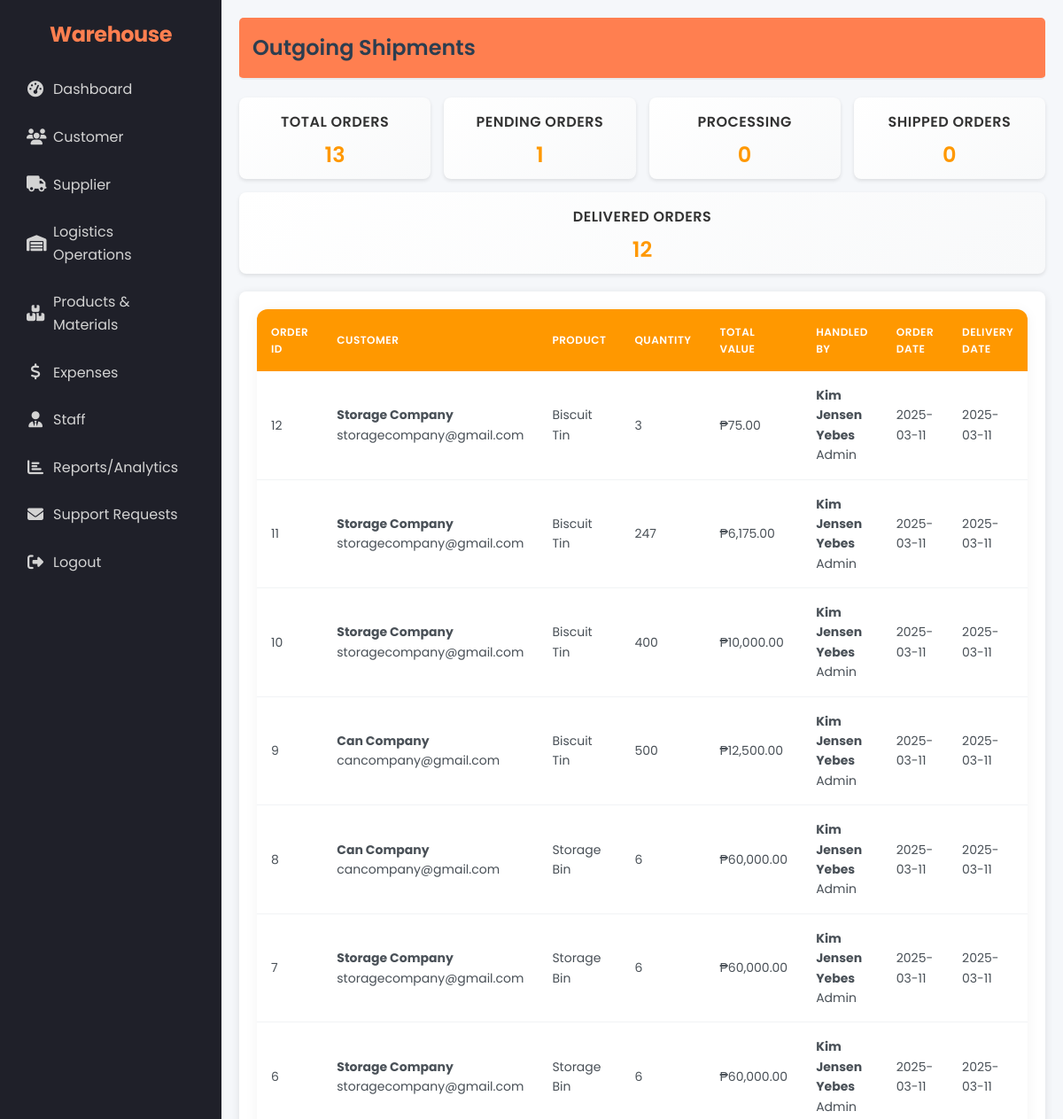
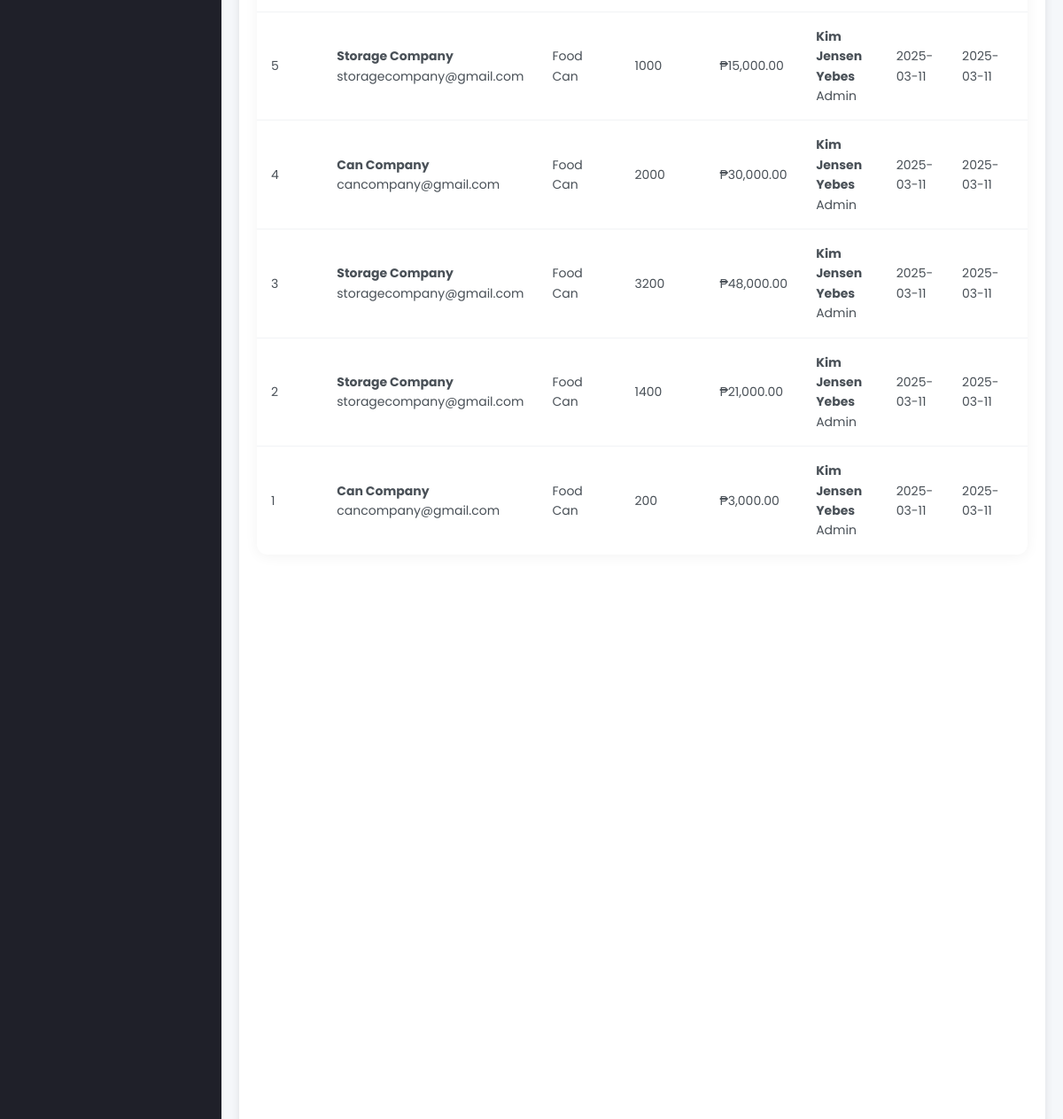
Page /admin/outgoing_shipments.php (signed in) on the committed database (2 pictures, top to bottom).
### tables this page shows
CREATE TABLE `customerorders` (
  `CustomerOrderID` int(11) NOT NULL,
  `CustomerID` int(11) NOT NULL,
  `OrderDate` datetime NOT NULL DEFAULT current_timestamp(),
  `TotalAmount` decimal(10,2) DEFAULT NULL,
  `Status` enum('Pending','Processing','Shipped','Delivered','Cancelled') NOT NULL DEFAULT 'Pending'
);

CREATE TABLE `customers` (
  `CustomerID` int(11) NOT NULL,
  `CustomerName` varchar(100) NOT NULL,
  `Phone` varchar(20) DEFAULT NULL,
  `Email` varchar(100) DEFAULT NULL,
  `Address` varchar(255) DEFAULT NULL,
  `customer_status` varchar(32) NOT NULL DEFAULT 'pending',
  `created_at` timestamp NOT NULL DEFAULT current_timestamp(),
  `Password` varchar(255) NOT NULL DEFAULT ''
);

CREATE TABLE `products` (
  `ProductID` int(11) NOT NULL,
  `ProductName` varchar(100) NOT NULL,
  `Category` varchar(45) DEFAULT NULL,
  `Weight` decimal(10,2) DEFAULT NULL,
  `ProductionCost` decimal(10,2) DEFAULT NULL,
  `SellingPrice` decimal(10,2) DEFAULT NULL,
  `LocationID` int(11) DEFAULT NULL,
  `MaterialID` int(11) DEFAULT NULL,
  `minimum_quantity` int(11) NOT NULL,
  `product_img` varchar(255) DEFAULT NULL,
  `weight_unit` varchar(32) NOT NULL
);

CREATE TABLE `orderdetails` (
  `OrderDetailID` int(11) NOT NULL,
  `CustomerOrderID` int(11) DEFAULT NULL,
  `ProductID` int(11) DEFAULT NULL,
  `Quantity` int(11) DEFAULT NULL,
  `QuantityProduced` int(11) DEFAULT 0,
  `ReadyToShip` tinyint(1) DEFAULT 0,
  `UnitPrice` decimal(10,2) DEFAULT NULL,
  `EmployeeID` int(11) DEFAULT NULL
);

CREATE TABLE `employees` (
  `EmployeeID` int(11) NOT NULL,
  `FirstName` varchar(50) NOT NULL,
  `LastName` varchar(50) NOT NULL,
  `Role` varchar(45) NOT NULL,
  `Phone` varchar(20) DEFAULT NULL,
  `employeeEmail` varchar(100) DEFAULT NULL,
  `employeePassword` varchar(255) NOT NULL,
  `HireDate` date NOT NULL,
  `Status` varchar(32) NOT NULL
);

CREATE TABLE `delivery_tracking` (
  `delivery_id` int(11) NOT NULL,
  `order_detail_id` int(11) NOT NULL,
  `delivery_date` datetime NOT NULL DEFAULT current_timestamp(),
  `delivery_note` text DEFAULT NULL
);

### admin/outgoing_shipments.php (the view, shortened to what this page needs)
<?php
require_once '../admin/session_check_admin.php';
$query = "SELECT co.CustomerOrderID, co.OrderDate, co.TotalAmount, co.Status,
          c.CustomerID, c.CustomerName, c.Email,
          od.OrderDetailID, od.ProductID, od.Quantity, od.UnitPrice,
          p.ProductName,
          e.EmployeeID, e.FirstName, e.LastName, e.Role,
          dt.delivery_id, dt.delivery_date, dt.delivery_note
          FROM customerorders co
          JOIN customers c ON co.CustomerID = c.CustomerID
          JOIN orderdetails od ON co.CustomerOrderID = od.CustomerOrderID
          JOIN products p ON od.ProductID = p.ProductID
          JOIN employees e ON od.EmployeeID = e.EmployeeID
          LEFT JOIN delivery_tracking dt ON od.OrderDetailID = dt.order_detail_id
          WHERE co.Status = 'Processing' OR co.Status = 'Shipped' OR co.Status = 'Delivered'
          ORDER BY co.OrderDate DESC";
$result = mysqli_query($conn, $query);
$summary_query = "SELECT
    COUNT(*) as total_orders,
    COUNT(CASE WHEN Status = 'Pending' THEN 1 END) as pending_orders,
    COUNT(CASE WHEN Status = 'Processing' THEN 1 END) as processing_orders,
    COUNT(CASE WHEN Status = 'Shipped' THEN 1 END) as shipped_orders,
    COUNT(CASE WHEN Status = 'Delivered' THEN 1 END) as delivered_orders
    FROM customerorders";
$summary_result = mysqli_query($conn, $summary_query);
$summary = mysqli_fetch_assoc($summary_result);
?>
<!DOCTYPE html>
<html lang="en">
<head>
    <link rel="stylesheet" href="../assets/css/style.css">
    <link rel="stylesheet" href="../assets/css/admin.css">
</head>
<body>
    <div class="dashboard-container">
        <?php include '../layouts/sidebar.php'; ?>
        <div class="main-content">
            <header>
                <h1>Outgoing Shipments</h1>
            </header>
            <div class="summary-cards">
                <div class="summary-card">
                    <h3>Total Orders</h3>
                    <p><?php echo $summary['total_orders'] ?? 0; ?></p>
                </div>
                <div class="summary-card">
                    <h3>Pending Orders</h3>
                    <p><?php echo $summary['pending_orders'] ?? 0; ?></p>
                </div>
                <div class="summary-card">
                    <h3>Processing</h3>
                    <p><?php echo $summary['processing_orders'] ?? 0; ?></p>
                </div>
                <div class="summary-card">
                    <h3>Shipped Orders</h3>
                    <p><?php echo $summary['shipped_orders'] ?? 0; ?></p>
                </div>
                <div class="summary-card">
                    <h3>Delivered Orders</h3>
                    <p><?php echo $summary['delivered_orders'] ?? 0; ?></p>
                </div>
            </div>
            <div class="content">
                <div class="shipments-table-container">
                    <table class="shipments-table">
                        <thead>
                            <tr>
                                <th>Order ID</th>
                                <th>Customer</th>
                                <th>Product</th>
                                <th>Quantity</th>
                                <th>Total Value</th>
                                <th>Handled By</th>
                                <th>Order Date</th>
                                <th>Delivery Date</th>
                            </tr>
                        </thead>
                        <tbody>
                            <?php if ($result && mysqli_num_rows($result) > 0): ?>
                                <?php while($row = mysqli_fetch_assoc($result)) {
                                    $lineItemValue = $row['Quantity'] * $row['UnitPrice'];
                                ?>
                                    <tr>
                                        <td><?php echo htmlspecialchars($row['CustomerOrderID']); ?></td>
                                        <td>
                                            <div>
                                                <strong><?php echo htmlspecialchars($row['CustomerName']); ?></strong>
                                                <div class="email"><?php echo htmlspecialchars($row['Email']); ?></div>
                                            </div>
                                        </td>
                                        <td><?php echo htmlspecialchars($row['ProductName']); ?></td>
                                        <td><?php echo htmlspecialchars($row['Quantity']); ?></td>
                                        <td>₱<?php echo number_format($lineItemValue, 2); ?></td>
                                        <td>
                                            <div>
                                                <strong><?php echo htmlspecialchars($row['FirstName'] . ' ' . $row['LastName']); ?></strong>
                                                <div class="role"><?php echo htmlspecialchars($row['Role']); ?></div>
                                            </div>
                                        </td>
                                        <td><?php echo date('Y-m-d', strtotime($row['OrderDate'])); ?></td>
                                        <td><?php echo $row['delivery_date'] ? date('Y-m-d', strtotime($row['delivery_date'])) : 'Not delivered'; ?></td>
                                    </tr>
                                <?php } ?>
                            <?php else: ?>
                                <tr>
                                    <td colspan="10" class="no-records">No shipments found</td>
                                </tr>
                            <?php endif; ?>
                        </tbody>
                    </table>
                </div>
            </div>
        </div>
    </div>
</body>
</html>

### assets/css/style.css (style rules this page uses)
* { margin: 0; padding: 0; box-sizing: border-box; font-family: 'Poppins', sans-serif; }
body { background: #f5f7fa; display: flex; justify-content: center; align-items: center; min-height: 100vh; background-image: linear-gradient(to right, #6a11cb, #2575fc); }
* { margin: 0; padding: 0; box-sizing: border-box; }
body { font-family: Arial, sans-serif; background-color: #f4f4f4; color: #fff; display: flex; height: 100vh; }
.dashboard-container { display: flex; width: 100%; }
.main-content { flex-grow: 1; padding: 20px; background-color: #fff; color: #333; }
header { background-color: #ff7f50; color: #fff; padding: 15px; border-radius: 5px; margin-bottom: 20px; }
.content { background-color: #eaeaea; padding: 20px; border-radius: 5px; min-height: calc(100vh - 150px); }
* { margin: 0; padding: 0; box-sizing: border-box; font-family: 'Segoe UI', Tahoma, Geneva, Verdana, sans-serif; }
body { min-height: 100vh; display: flex; justify-content: center; align-items: center; background: #1f1c1c; color: #fff; }
body { background-color: #ffffff; color: #333; line-height: 1.6; padding: 40px 0; }

### assets/css/admin.css (style rules this page uses)
.dashboard-container { display: flex; }
.main-content { flex: 1; padding: 20px; background-color: #f5f7fa; }
header { margin-bottom: 20px; padding-bottom: 10px; border-bottom: 1px solid #e1e4e8; }
header h1 { color: #2c3e50; font-size: 24px; }
.dashboard-container { display: flex; height: 100vh; overflow: hidden; }
.main-content { flex: 1; padding: 20px; background-color: #f5f7fa; overflow-y: auto; }
header { display: flex; justify-content: space-between; align-items: center; margin-bottom: 20px; padding-bottom: 10px; border-bottom: 1px solid #e1e4e8; }
header h1 { color: #2c3e50; font-size: 24px; margin: 0; }
.summary-cards { display: grid; grid-template-columns: repeat(auto-fit, minmax(200px, 1fr)); gap: 15px; margin-bottom: 20px; }
.summary-card { background: white; padding: 15px; border-radius: 8px; box-shadow: 0 2px 4px rgba(0,0,0,0.05); text-align: center; }
.summary-card h3 { color: #333; font-size: 0.9em; margin-bottom: 8px; }
.summary-card p { color: #2196F3; font-size: 1.5em; font-weight: bold; margin: 0; }
.dashboard-container { display: flex; height: 100vh; overflow: hidden; background-color: #f8f9fa; }
.main-content { flex: 1; padding: 24px; overflow-y: auto; }
header { display: flex; justify-content: space-between; align-items: center; margin-bottom: 24px; padding-bottom: 15px; border-bottom: 2px solid #e9ecef; }
header h1 { color: #2c3e50; font-size: 1.75rem; font-weight: 600; margin: 0; }
.summary-cards { display: grid; grid-template-columns: repeat(auto-fit, minmax(250px, 1fr)); gap: 20px; margin-bottom: 24px; }
.summary-card { background: linear-gradient(145deg, #ffffff, #f8f9fa); padding: 20px; border-radius: 12px; box-shadow: 0 2px 15px rgba(0, 0, 0, 0.05); transition: transform 0.2s ease, box-shadow 0.2s ease; }
.summary-card h3 { color: #495057; font-size: 0.875rem; font-weight: 600; text-transform: uppercase; letter-spacing: 0.5px; margin-bottom: 12px; }
.summary-card p { color: #FF9800; font-size: 2rem; font-weight: 700; margin: 0; line-height: 1; }
.shipments-table-container { background: #ffffff; border-radius: 12px; box-shadow: 0 2px 15px rgba(0, 0, 0, 0.05); overflow: hidden; }
.shipments-table { width: 100%; border-collapse: separate; border-spacing: 0; }
.shipments-table th { background-color: #FF9800; color: #ffffff; font-weight: 600; text-transform: uppercase; font-size: 0.75rem; letter-spacing: 0.5px; padding: 16px; text-align: left; }
.shipments-table td { padding: 16px; border-bottom: 1px solid #f1f3f5; color: #495057; font-size: 0.875rem; }
.shipments-table tr:last-child td { border-bottom: none; }
@media screen and (max-width: 1200px) { .summary-cards { grid-template-columns: repeat(2, 1fr); } }
.content { padding: 20px; }
body { font-family: Arial, Helvetica, sans-serif; margin: 0; padding: 0; background-color: #f2f2f2; color: #333; }
.dashboard-container { display: flex; min-height: 100vh; }
.main-content { flex: 1; padding: 20px; overflow-y: auto; }
header { margin-bottom: 20px; }
header h1 { font-size: 24px; margin: 0; display: flex; align-items: center; }
.content { background-color: #fff; border-radius: 8px; box-shadow: 0 2px 10px rgba(0,0,0,0.1); padding: 20px; }

### assets/css/sidebar.css (style rules this page uses)
html, body { margin: 0; padding: 0; min-height: 100vh; overflow-x: hidden; }
body { padding-left: 250px !important; transition: none; }
.dashboard-container { display: flex; width: 100%; min-height: 100vh; }

### rows in the picture
customerorders: CustomerOrderID "12", CustomerID.CustomerName "Storage Company", CustomerID.Email "storagecompany@gmail.com", products.ProductName "Biscuit Tin", orderdetails.Quantity "3", orderdetails.Quantity+UnitPrice "75.00", employees.FirstName+LastName "Kim Jensen Yebes", employees.Role "Admin", OrderDate "2025-03-11", delivery_tracking.delivery_date "2025-03-11"
customerorders: CustomerOrderID "11", CustomerID.CustomerName "Storage Company", CustomerID.Email "storagecompany@gmail.com", products.ProductName "Biscuit Tin", orderdetails.Quantity "247", orderdetails.Quantity+UnitPrice "6,175.00", employees.FirstName+LastName "Kim Jensen Yebes", employees.Role "Admin", OrderDate "2025-03-11", delivery_tracking.delivery_date "2025-03-11"
customerorders: CustomerOrderID "10", CustomerID.CustomerName "Storage Company", CustomerID.Email "storagecompany@gmail.com", products.ProductName "Biscuit Tin", orderdetails.Quantity "400", orderdetails.Quantity+UnitPrice "10,000.00", employees.FirstName+LastName "Kim Jensen Yebes", employees.Role "Admin", OrderDate "2025-03-11", delivery_tracking.delivery_date "2025-03-11"
customerorders: CustomerOrderID "9", CustomerID.CustomerName "Can Company", CustomerID.Email "cancompany@gmail.com", products.ProductName "Biscuit Tin", orderdetails.Quantity "500", orderdetails.Quantity+UnitPrice "12,500.00", employees.FirstName+LastName "Kim Jensen Yebes", employees.Role "Admin", OrderDate "2025-03-11", delivery_tracking.delivery_date "2025-03-11"
customerorders: CustomerOrderID "8", CustomerID.CustomerName "Can Company", CustomerID.Email "cancompany@gmail.com", products.ProductName "Storage Bin", orderdetails.Quantity "6", orderdetails.Quantity+UnitPrice "60,000.00", employees.FirstName+LastName "Kim Jensen Yebes", employees.Role "Admin", OrderDate "2025-03-11", delivery_tracking.delivery_date "2025-03-11"
customerorders: CustomerOrderID "7", CustomerID.CustomerName "Storage Company", CustomerID.Email "storagecompany@gmail.com", products.ProductName "Storage Bin", orderdetails.Quantity "6", orderdetails.Quantity+UnitPrice "60,000.00", employees.FirstName+LastName "Kim Jensen Yebes", employees.Role "Admin", OrderDate "2025-03-11", delivery_tracking.delivery_date "2025-03-11"
customerorders: CustomerOrderID "6", CustomerID.CustomerName "Storage Company", CustomerID.Email "storagecompany@gmail.com", products.ProductName "Storage Bin", orderdetails.Quantity "6", orderdetails.Quantity+UnitPrice "60,000.00", employees.FirstName+LastName "Kim Jensen Yebes", employees.Role "Admin", OrderDate "2025-03-11", delivery_tracking.delivery_date "2025-03-11"
customerorders: CustomerOrderID "5", CustomerID.CustomerName "Storage Company", CustomerID.Email "storagecompany@gmail.com", products.ProductName "Food Can", orderdetails.Quantity "1000", orderdetails.Quantity+UnitPrice "15,000.00", employees.FirstName+LastName "Kim Jensen Yebes", employees.Role "Admin", OrderDate "2025-03-11", delivery_tracking.delivery_date "2025-03-11"
customerorders: CustomerOrderID "4", CustomerID.CustomerName "Can Company", CustomerID.Email "cancompany@gmail.com", products.ProductName "Food Can", orderdetails.Quantity "2000", orderdetails.Quantity+UnitPrice "30,000.00", employees.FirstName+LastName "Kim Jensen Yebes", employees.Role "Admin", OrderDate "2025-03-11", delivery_tracking.delivery_date "2025-03-11"
customerorders: CustomerOrderID "3", CustomerID.CustomerName "Storage Company", CustomerID.Email "storagecompany@gmail.com", products.ProductName "Food Can", orderdetails.Quantity "3200", orderdetails.Quantity+UnitPrice "48,000.00", employees.FirstName+LastName "Kim Jensen Yebes", employees.Role "Admin", OrderDate "2025-03-11", delivery_tracking.delivery_date "2025-03-11"
customerorders: CustomerOrderID "2", CustomerID.CustomerName "Storage Company", CustomerID.Email "storagecompany@gmail.com", products.ProductName "Food Can", orderdetails.Quantity "1400", orderdetails.Quantity+UnitPrice "21,000.00", employees.FirstName+LastName "Kim Jensen Yebes", employees.Role "Admin", OrderDate "2025-03-11", delivery_tracking.delivery_date "2025-03-11"
customerorders: CustomerOrderID "1", CustomerID.CustomerName "Can Company", CustomerID.Email "cancompany@gmail.com", products.ProductName "Food Can", orderdetails.Quantity "200", orderdetails.Quantity+UnitPrice "3,000.00", employees.FirstName+LastName "Kim Jensen Yebes", employees.Role "Admin", OrderDate "2025-03-11", delivery_tracking.delivery_date "2025-03-11"

### other values in the picture
$summary['total_orders'] "13"
$summary['pending_orders'] "1"
$summary['processing_orders'] "0"
$summary['shipped_orders'] "0"
$summary['delivered_orders'] "12"
